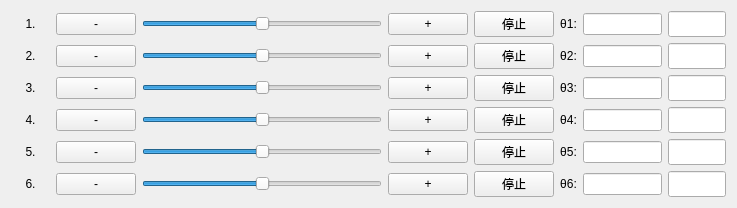
         <widget class="QWidget" name="tab13">
          <attribute name="title">
           <string>单轴控制</string>
          </attribute>
          <layout class="QVBoxLayout" name="verticalLayout">
           <item>
            <layout class="QGridLayout" name="gridLayout_3" columnstretch="1,7,1,1,2,1">
             <item row="2" column="0">
              <widget class="QLabel" name="label_singleAxis3">
               <property name="text">
                <string>3.</string>
               </property>
               <property name="alignment">
                <set>Qt::AlignCenter</set>
               </property>
              </widget>
             </item>
             <item row="0" column="4">
              <widget class="QLineEdit" name="lineEdit_theta1">
               <property name="sizePolicy">
                <sizepolicy hsizetype="Expanding" vsizetype="Fixed">
                 <horstretch>0</horstretch>
                 <verstretch>0</verstretch>
                </sizepolicy>
               </property>
               <property name="focusPolicy">
                <enum>Qt::NoFocus</enum>
               </property>
               <property name="alignment">
                <set>Qt::AlignCenter</set>
               </property>
               <property name="readOnly">
                <bool>true</bool>
               </property>
              </widget>
             </item>
             <item row="1" column="0">
              <widget class="QLabel" name="label_singleAxis2">
               <property name="text">
                <string>2.</string>
               </property>
               <property name="alignment">
                <set>Qt::AlignCenter</set>
               </property>
              </widget>
             </item>
             <item row="0" column="5">
              <widget class="QLineEdit" name="lineEdit_inSignal1">
               <property name="sizePolicy">
                <sizepolicy hsizetype="Fixed" vsizetype="Fixed">
                 <horstretch>0</horstretch>
                 <verstretch>0</verstretch>
                </sizepolicy>
               </property>
               <property name="maximumSize">
                <size>
                 <width>58</width>
                 <height>58</height>
                </size>
               </property>
               <property name="focusPolicy">
                <enum>Qt::NoFocus</enum>
               </property>
               <property name="readOnly">
                <bool>true</bool>
               </property>
              </widget>
             </item>
             <item row="4" column="4">
              <widget class="QLineEdit" name="lineEdit_theta5">
               <property name="focusPolicy">
                <enum>Qt::NoFocus</enum>
               </property>
               <property name="alignment">
                <set>Qt::AlignCenter</set>
               </property>
               <property name="readOnly">
                <bool>true</bool>
               </property>
              </widget>
             </item>
             <item row="4" column="5">
              <widget class="QLineEdit" name="lineEdit_inSignal5">
               <property name="sizePolicy">
                <sizepolicy hsizetype="Fixed" vsizetype="Fixed">
                 <horstretch>0</horstretch>
                 <verstretch>0</verstretch>
                </sizepolicy>
               </property>
               <property name="maximumSize">
                <size>
                 <width>58</width>
                 <height>58</height>
                </size>
               </property>
               <property name="focusPolicy">
                <enum>Qt::NoFocus</enum>
               </property>
               <property name="readOnly">
                <bool>true</bool>
               </property>
              </widget>
             </item>
             <item row="1" column="1">
              <layout class="QHBoxLayout" name="horizontalLayout_2">
               <item>
                <widget class="QPushButton" name="pushButton_minusAxis2">
                 <property name="text">
                  <string>-</string>
                 </property>
                </widget>
               </item>
               <item>
                <widget class="QSlider" name="horizontalSlider_axis2">
                 <property name="sizePolicy">
                  <sizepolicy hsizetype="Expanding" vsizetype="Preferred">
                   <horstretch>0</horstretch>
                   <verstretch>0</verstretch>
                  </sizepolicy>
                 </property>
                 <property name="minimumSize">
                  <size>
                   <width>240</width>
                   <height>0</height>
                  </size>
                 </property>
                 <property name="minimum">
                  <number>-50</number>
                 </property>
                 <property name="maximum">
                  <number>50</number>
                 </property>
                 <property name="orientation">
                  <enum>Qt::Horizontal</enum>
                 </property>
                </widget>
               </item>
               <item>
                <widget class="QPushButton" name="pushButton_plusAxis2">
                 <property name="text">
                  <string>+</string>
                 </property>
                </widget>
               </item>
              </layout>
             </item>
             <item row="4" column="3">
              <widget class="QLabel" name="label_theta5">
               <property name="text">
                <string>θ5:</string>
               </property>
               <property name="alignment">
                <set>Qt::AlignCenter</set>
               </property>
              </widget>
             </item>
             <item row="1" column="2">
              <widget class="QPushButton" name="pushButton_stopAxis2">
               <property name="text">
                <string>停止</string>
               </property>
              </widget>
             </item>
             <item row="1" column="3">
              <widget class="QLabel" name="label_theta2">
               <property name="text">
                <string>θ2:</string>
               </property>
               <property name="alignment">
                <set>Qt::AlignCenter</set>
               </property>
              </widget>
             </item>
             <item row="1" column="4">
              <widget class="QLineEdit" name="lineEdit_theta2">
               <property name="sizePolicy">
                <sizepolicy hsizetype="Expanding" vsizetype="Fixed">
                 <horstretch>0</horstretch>
                 <verstretch>0</verstretch>
                </sizepolicy>
               </property>
               <property name="focusPolicy">
                <enum>Qt::NoFocus</enum>
               </property>
               <property name="alignment">
                <set>Qt::AlignCenter</set>
               </property>
               <property name="readOnly">
                <bool>true</bool>
               </property>
              </widget>
             </item>
             <item row="1" column="5">
              <widget class="QLineEdit" name="lineEdit_inSignal2">
               <property name="sizePolicy">
                <sizepolicy hsizetype="Fixed" vsizetype="Fixed">
                 <horstretch>0</horstretch>
                 <verstretch>0</verstretch>
                </sizepolicy>
               </property>
               <property name="maximumSize">
                <size>
                 <width>58</width>
                 <height>58</height>
                </size>
               </property>
               <property name="focusPolicy">
                <enum>Qt::NoFocus</enum>
               </property>
               <property name="readOnly">
                <bool>true</bool>
               </property>
              </widget>
             </item>
             <item row="2" column="5">
              <widget class="QLineEdit" name="lineEdit_inSignal3">
               <property name="sizePolicy">
                <sizepolicy hsizetype="Fixed" vsizetype="Fixed">
                 <horstretch>0</horstretch>
                 <verstretch>0</verstretch>
                </sizepolicy>
               </property>
               <property name="maximumSize">
                <size>
                 <width>58</width>
                 <height>58</height>
                </size>
               </property>
               <property name="focusPolicy">
                <enum>Qt::NoFocus</enum>
               </property>
               <property name="readOnly">
                <bool>true</bool>
               </property>
              </widget>
             </item>
             <item row="2" column="2">
              <widget class="QPushButton" name="pushButton_stopAxis3">
               <property name="text">
                <string>停止</string>
               </property>
              </widget>
             </item>
             <item row="2" column="3">
              <widget class="QLabel" name="label_theta3">
               <property name="text">
                <string>θ3:</string>
               </property>
               <property name="alignment">
                <set>Qt::AlignCenter</set>
               </property>
              </widget>
             </item>
             <item row="2" column="1">
              <layout class="QHBoxLayout" name="horizontalLayout_3">
               <item>
                <widget class="QPushButton" name="pushButton_minusAxis3">
                 <property name="text">
                  <string>-</string>
                 </property>
                </widget>
               </item>
               <item>
                <widget class="QSlider" name="horizontalSlider_axis3">
                 <property name="sizePolicy">
                  <sizepolicy hsizetype="Expanding" vsizetype="Preferred">
                   <horstretch>0</horstretch>
                   <verstretch>0</verstretch>
                  </sizepolicy>
                 </property>
                 <property name="minimumSize">
                  <size>
                   <width>240</width>
                   <height>0</height>
                  </size>
                 </property>
                 <property name="minimum">
                  <number>-50</number>
                 </property>
                 <property name="maximum">
                  <number>50</number>
                 </property>
                 <property name="orientation">
                  <enum>Qt::Horizontal</enum>
                 </property>
                </widget>
               </item>
               <item>
                <widget class="QPushButton" name="pushButton_plusAxis3">
                 <property name="text">
                  <string>+</string>
                 </property>
                </widget>
               </item>
              </layout>
             </item>
             <item row="3" column="0">
              <widget class="QLabel" name="label_singleAxis4">
               <property name="text">
                <string>4.</string>
               </property>
               <property name="alignment">
                <set>Qt::AlignCenter</set>
               </property>
              </widget>
             </item>
             <item row="2" column="4">
              <widget class="QLineEdit" name="lineEdit_theta3">
               <property name="focusPolicy">
                <enum>Qt::NoFocus</enum>
               </property>
               <property name="alignment">
                <set>Qt::AlignCenter</set>
               </property>
               <property name="readOnly">
                <bool>true</bool>
               </property>
              </widget>
             </item>
             <item row="3" column="1">
              <layout class="QHBoxLayout" name="horizontalLayout_4">
               <item>
                <widget class="QPushButton" name="pushButton_minusAxis4">
                 <property name="text">
                  <string>-</string>
                 </property>
                </widget>
               </item>
               <item>
                <widget class="QSlider" name="horizontalSlider_axis4">
                 <property name="sizePolicy">
                  <sizepolicy hsizetype="Expanding" vsizetype="Preferred">
                   <horstretch>0</horstretch>
                   <verstretch>0</verstretch>
                  </sizepolicy>
                 </property>
                 <property name="minimumSize">
                  <size>
                   <width>240</width>
                   <height>0</height>
                  </size>
                 </property>
                 <property name="minimum">
                  <number>-50</number>
                 </property>
                 <property name="maximum">
                  <number>50</number>
                 </property>
                 <property name="orientation">
                  <enum>Qt::Horizontal</enum>
                 </property>
                </widget>
               </item>
               <item>
                <widget class="QPushButton" name="pushButton_plusAxis4">
                 <property name="text">
                  <string>+</string>
                 </property>
                </widget>
               </item>
              </layout>
             </item>
             <item row="3" column="4">
              <widget class="QLineEdit" name="lineEdit_theta4">
               <property name="focusPolicy">
                <enum>Qt::NoFocus</enum>
               </property>
               <property name="alignment">
                <set>Qt::AlignCenter</set>
               </property>
               <property name="readOnly">
                <bool>true</bool>
               </property>
              </widget>
             </item>
             <item row="3" column="3">
              <widget class="QLabel" name="label_theta4">
               <property name="text">
                <string>θ4:</string>
               </property>
               <property name="alignment">
                <set>Qt::AlignCenter</set>
               </property>
              </widget>
             </item>
             <item row="3" column="2">
              <widget class="QPushButton" name="pushButton_stopAxis4">
               <property name="text">
                <string>停止</string>
               </property>
              </widget>
             </item>
             <item row="3" column="5">
              <widget class="QLineEdit" name="lineEdit_inSignal4">
               <property name="sizePolicy">
                <sizepolicy hsizetype="Fixed" vsizetype="Fixed">
                 <horstretch>0</horstretch>
                 <verstretch>0</verstretch>
                </sizepolicy>
               </property>
               <property name="maximumSize">
                <size>
                 <width>58</width>
                 <height>58</height>
                </size>
               </property>
               <property name="focusPolicy">
                <enum>Qt::NoFocus</enum>
               </property>
               <property name="readOnly">
                <bool>true</bool>
               </property>
              </widget>
             </item>
             <item row="4" column="0">
              <widget class="QLabel" name="label_singleAxis5">
               <property name="text">
                <string>5.</string>
               </property>
               <property name="alignment">
                <set>Qt::AlignCenter</set>
               </property>
              </widget>
             </item>
             <item row="4" column="1">
              <layout class="QHBoxLayout" name="horizontalLayout_5">
               <item>
                <widget class="QPushButton" name="pushButton_minusAxis5">
                 <property name="text">
                  <string>-</string>
                 </property>
                </widget>
               </item>
               <item>
                <widget class="QSlider" name="horizontalSlider_axis5">
                 <property name="sizePolicy">
                  <sizepolicy hsizetype="Expanding" vsizetype="Preferred">
                   <horstretch>0</horstretch>
                   <verstretch>0</verstretch>
                  </sizepolicy>
                 </property>
                 <property name="minimumSize">
                  <size>
                   <width>240</width>
                   <height>0</height>
                  </size>
                 </property>
                 <property name="minimum">
                  <number>-50</number>
                 </property>
                 <property name="maximum">
                  <number>50</number>
                 </property>
                 <property name="orientation">
                  <enum>Qt::Horizontal</enum>
                 </property>
                </widget>
               </item>
               <item>
                <widget class="QPushButton" name="pushButton_plusAxis5">
                 <property name="text">
                  <string>+</string>
                 </property>
                </widget>
               </item>
              </layout>
             </item>
             <item row="4" column="2">
              <widget class="QPushButton" name="pushButton_stopAxis5">
               <property name="text">
                <string>停止</string>
               </property>
              </widget>
             </item>
             <item row="0" column="0">
              <widget class="QLabel" name="label_singleAxis1">
               <property name="text">
                <string>1.</string>
               </property>
               <property name="alignment">
                <set>Qt::AlignCenter</set>
               </property>
              </widget>
             </item>
             <item row="0" column="3">
              <widget class="QLabel" name="label_theta1">
               <property name="text">
                <string>θ1:</string>
               </property>
               <property name="alignment">
                <set>Qt::AlignCenter</set>
               </property>
              </widget>
             </item>
             <item row="0" column="2">
              <widget class="QPushButton" name="pushButton_stopAxis1">
               <property name="text">
                <string>停止</string>
               </property>
              </widget>
             </item>
             <item row="0" column="1">
              <layout class="QHBoxLayout" name="horizontalLayout">
               <item>
                <widget class="QPushButton" name="pushButton_minusAxis1">
                 <property name="text">
                  <string>-</string>
                 </property>
                </widget>
               </item>
               <item>
                <widget class="QSlider" name="horizontalSlider_axis1">
                 <property name="sizePolicy">
                  <sizepolicy hsizetype="Expanding" vsizetype="Preferred">
                   <horstretch>1</horstretch>
                   <verstretch>0</verstretch>
                  </sizepolicy>
                 </property>
                 <property name="minimumSize">
                  <size>
                   <width>240</width>
                   <height>0</height>
                  </size>
                 </property>
                 <property name="minimum">
                  <number>-50</number>
                 </property>
                 <property name="maximum">
                  <number>50</number>
                 </property>
                 <property name="orientation">
                  <enum>Qt::Horizontal</enum>
                 </property>
                </widget>
               </item>
               <item>
                <widget class="QPushButton" name="pushButton_plusAxis1">
                 <property name="text">
                  <string>+</string>
                 </property>
                </widget>
               </item>
              </layout>
             </item>
             <item row="5" column="5">
              <widget class="QLineEdit" name="lineEdit_inSignal6">
               <property name="sizePolicy">
                <sizepolicy hsizetype="Fixed" vsizetype="Fixed">
                 <horstretch>0</horstretch>
                 <verstretch>0</verstretch>
                </sizepolicy>
               </property>
               <property name="maximumSize">
                <size>
                 <width>58</width>
                 <height>58</height>
                </size>
               </property>
               <property name="focusPolicy">
                <enum>Qt::NoFocus</enum>
               </property>
               <property name="readOnly">
                <bool>true</bool>
               </property>
              </widget>
             </item>
             <item row="5" column="4">
              <widget class="QLineEdit" name="lineEdit_theta6">
               <property name="focusPolicy">
                <enum>Qt::NoFocus</enum>
               </property>
               <property name="alignment">
                <set>Qt::AlignCenter</set>
               </property>
               <property name="readOnly">
                <bool>true</bool>
               </property>
              </widget>
             </item>
             <item row="5" column="3">
              <widget class="QLabel" name="label_theta6">
               <property name="sizePolicy">
                <sizepolicy hsizetype="Fixed" vsizetype="Preferred">
                 <horstretch>0</horstretch>
                 <verstretch>0</verstretch>
                </sizepolicy>
               </property>
               <property name="text">
                <string>θ6:</string>
               </property>
               <property name="alignment">
                <set>Qt::AlignCenter</set>
               </property>
              </widget>
             </item>
             <item row="5" column="2">
              <widget class="QPushButton" name="pushButton_stopAxis6">
               <property name="text">
                <string>停止</string>
               </property>
              </widget>
             </item>
             <item row="5" column="1">
              <layout class="QHBoxLayout" name="horizontalLayout_6">
               <item>
                <widget class="QPushButton" name="pushButton_minusAxis6">
                 <property name="text">
                  <string>-</string>
                 </property>
                </widget>
               </item>
               <item>
                <widget class="QSlider" name="horizontalSlider_axis6">
                 <property name="sizePolicy">
                  <sizepolicy hsizetype="Expanding" vsizetype="Preferred">
                   <horstretch>0</horstretch>
                   <verstretch>0</verstretch>
                  </sizepolicy>
                 </property>
                 <property name="minimumSize">
                  <size>
                   <width>240</width>
                   <height>0</height>
                  </size>
                 </property>
                 <property name="minimum">
                  <number>-50</number>
                 </property>
                 <property name="maximum">
                  <number>50</number>
                 </property>
                 <property name="orientation">
                  <enum>Qt::Horizontal</enum>
                 </property>
                </widget>
               </item>
               <item>
                <widget class="QPushButton" name="pushButton_plusAxis6">
                 <property name="text">
                  <string>+</string>
                 </property>
                </widget>
               </item>
              </layout>
             </item>
             <item row="5" column="0">
              <widget class="QLabel" name="label_singleAxis6">
               <property name="text">
                <string>6.</string>
               </property>
               <property name="alignment">
                <set>Qt::AlignCenter</set>
               </property>
              </widget>
             </item>
            </layout>
           </item>
          </layout>
         </widget>
